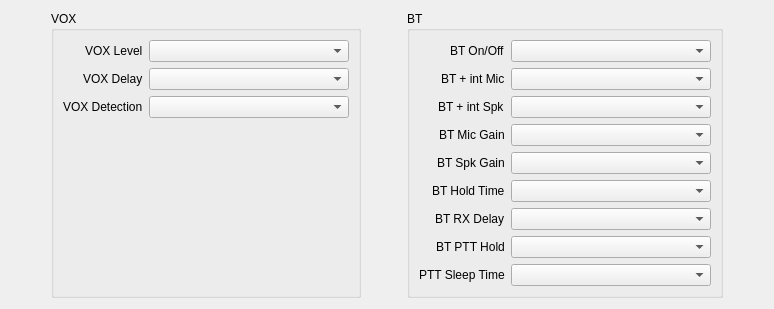
     <widget class="QWidget" name="tab_2">
      <attribute name="title">
       <string>Vox/BT</string>
      </attribute>
      <layout class="QHBoxLayout" name="horizontalLayout_8">
       <item>
        <spacer name="horizontalSpacer_9">
         <property name="orientation">
          <enum>Qt::Orientation::Horizontal</enum>
         </property>
         <property name="sizeHint" stdset="0">
          <size>
           <width>40</width>
           <height>20</height>
          </size>
         </property>
        </spacer>
       </item>
       <item>
        <widget class="QGroupBox" name="groupBox">
         <property name="title">
          <string>VOX</string>
         </property>
         <layout class="QHBoxLayout" name="horizontalLayout_9">
          <item>
           <layout class="QFormLayout" name="formLayout_6">
            <property name="labelAlignment">
             <set>Qt::AlignmentFlag::AlignRight|Qt::AlignmentFlag::AlignTrailing|Qt::AlignmentFlag::AlignVCenter</set>
            </property>
            <item row="0" column="0">
             <widget class="QLabel" name="label_48">
              <property name="text">
               <string>VOX Level</string>
              </property>
             </widget>
            </item>
            <item row="1" column="0">
             <widget class="QLabel" name="label_49">
              <property name="text">
               <string>VOX Delay</string>
              </property>
             </widget>
            </item>
            <item row="2" column="0">
             <widget class="QLabel" name="label_50">
              <property name="text">
               <string>VOX Detection</string>
              </property>
             </widget>
            </item>
            <item row="0" column="1">
             <widget class="QComboBox" name="voxLevelCmbx">
              <property name="minimumSize">
               <size>
                <width>200</width>
                <height>0</height>
               </size>
              </property>
             </widget>
            </item>
            <item row="1" column="1">
             <widget class="QComboBox" name="voxDelayCmbx"/>
            </item>
            <item row="2" column="1">
             <widget class="QComboBox" name="voxDetectionCmbx"/>
            </item>
           </layout>
          </item>
         </layout>
        </widget>
       </item>
       <item>
        <spacer name="horizontalSpacer_11">
         <property name="orientation">
          <enum>Qt::Orientation::Horizontal</enum>
         </property>
         <property name="sizeHint" stdset="0">
          <size>
           <width>40</width>
           <height>20</height>
          </size>
         </property>
        </spacer>
       </item>
       <item>
        <widget class="QGroupBox" name="groupBox_2">
         <property name="title">
          <string>BT</string>
         </property>
         <layout class="QHBoxLayout" name="horizontalLayout_10">
          <item>
           <layout class="QFormLayout" name="formLayout_7">
            <property name="labelAlignment">
             <set>Qt::AlignmentFlag::AlignRight|Qt::AlignmentFlag::AlignTrailing|Qt::AlignmentFlag::AlignVCenter</set>
            </property>
            <item row="0" column="0">
             <widget class="QLabel" name="label_51">
              <property name="text">
               <string>BT On/Off</string>
              </property>
             </widget>
            </item>
            <item row="1" column="0">
             <widget class="QLabel" name="label_52">
              <property name="text">
               <string>BT + int Mic</string>
              </property>
             </widget>
            </item>
            <item row="2" column="0">
             <widget class="QLabel" name="label_53">
              <property name="text">
               <string>BT + int Spk</string>
              </property>
             </widget>
            </item>
            <item row="3" column="0">
             <widget class="QLabel" name="label_54">
              <property name="text">
               <string>BT Mic Gain</string>
              </property>
             </widget>
            </item>
            <item row="4" column="0">
             <widget class="QLabel" name="label_55">
              <property name="text">
               <string>BT Spk Gain</string>
              </property>
             </widget>
            </item>
            <item row="5" column="0">
             <widget class="QLabel" name="label_56">
              <property name="text">
               <string>BT Hold Time</string>
              </property>
             </widget>
            </item>
            <item row="6" column="0">
             <widget class="QLabel" name="label_57">
              <property name="text">
               <string>BT RX Delay</string>
              </property>
             </widget>
            </item>
            <item row="7" column="0">
             <widget class="QLabel" name="label_58">
              <property name="text">
               <string>BT PTT Hold</string>
              </property>
             </widget>
            </item>
            <item row="8" column="0">
             <widget class="QLabel" name="label_59">
              <property name="text">
               <string>PTT Sleep Time</string>
              </property>
             </widget>
            </item>
            <item row="0" column="1">
             <widget class="QComboBox" name="btOnOffCmbx">
              <property name="minimumSize">
               <size>
                <width>200</width>
                <height>0</height>
               </size>
              </property>
             </widget>
            </item>
            <item row="1" column="1">
             <widget class="QComboBox" name="btIntMicCmbx"/>
            </item>
            <item row="2" column="1">
             <widget class="QComboBox" name="btIntSpkCmbx"/>
            </item>
            <item row="3" column="1">
             <widget class="QComboBox" name="btMicGainCmbx"/>
            </item>
            <item row="4" column="1">
             <widget class="QComboBox" name="btSpkGainCmbx"/>
            </item>
            <item row="5" column="1">
             <widget class="QComboBox" name="btHoldTimeCmbx"/>
            </item>
            <item row="6" column="1">
             <widget class="QComboBox" name="btRxDelayCmbx"/>
            </item>
            <item row="7" column="1">
             <widget class="QComboBox" name="btPttHoldCmbx"/>
            </item>
            <item row="8" column="1">
             <widget class="QComboBox" name="pttSleepTimeCmbx"/>
            </item>
           </layout>
          </item>
         </layout>
        </widget>
       </item>
       <item>
        <spacer name="horizontalSpacer_10">
         <property name="orientation">
          <enum>Qt::Orientation::Horizontal</enum>
         </property>
         <property name="sizeHint" stdset="0">
          <size>
           <width>40</width>
           <height>20</height>
          </size>
         </property>
        </spacer>
       </item>
      </layout>
     </widget>
